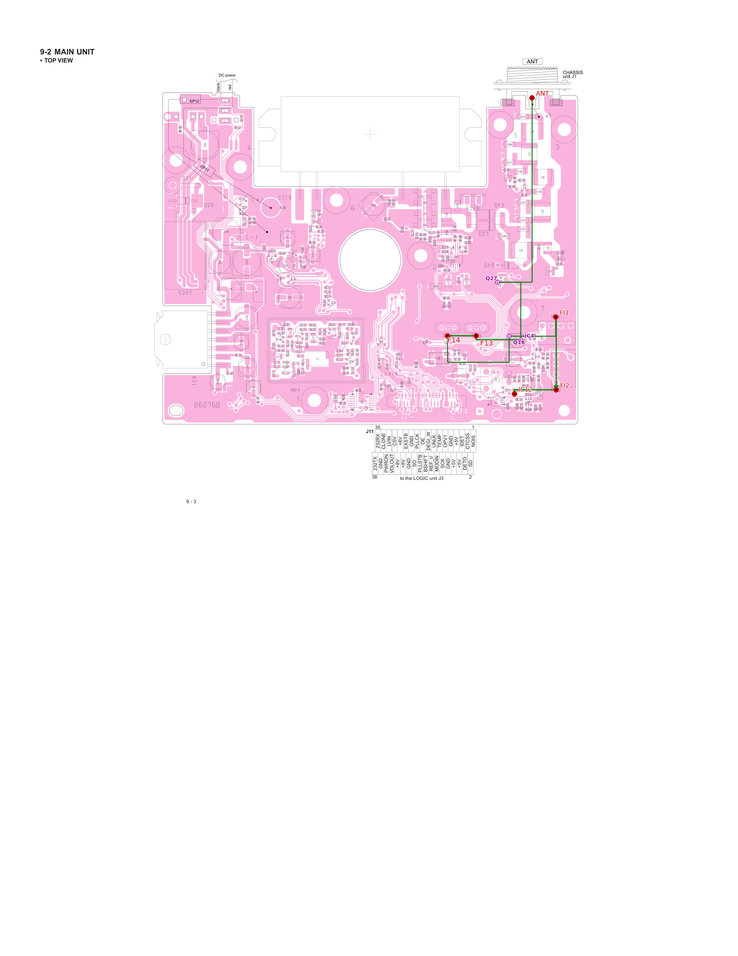
#> input picture projects/icom2200h/annot/rx_flow_top_v15.png, 738 x 956 px, shrunk from 5100 x 6600 before the run
$ python de_annotate_wirelum.py --img ../../projects/icom2200h/annot/rx_flow_top_v15.png --out out.png
#> lines starting #> are read from the running program, lines starting #| are printed output that depends on the picture; after the words box and inside, x2 and y2 are one past the last pixel; in counts of white or black regions, pixels touching at a corner belong together
#!/usr/bin/env python3
"""tools/sch-true-finding/de_annotate_wirelum.py — 信号流标注去除 (亮度保走线法)

purpose: 从原理图中去除信号流标注线, **按亮度保走线** (用户洞察: 绿标注与
        走线色调融合, 按亮度更暗判走线). 处理三色: 绿=RX / 青=common /
        土黄=TX. **方法简称 = wirelum (wire luminance)**.
format: Python 3 + OpenCV
version: 1.0 (2026-09-18)

算法:
  1. 每色掩膜: 色相带 + 通道关系 (实测校准, 见 COLOR_SPEC)
  2. 亮度保走线: 标注内 亮度<--wire-lum 的暗像素 = 走线 (保留, 染回走线色
     或 --keep-color 保留原色); 亮度>=阈值的亮像素 = 标注 (置白)
  3. 其余置白

实测 (IC-2200H rxtx 600dpi 色相带):
  green RX    h45-90  223k px  BGR(82,158,13)
  cyan common h90-120  8.8k px BGR(220,163,16)
  土黄 TX     h0-25   58.5k px BGR(34,135,232) (橙红/琥珀)
  品红 (可选) h150-180 164k px BGR(128,52,181)

用法:
  python3 de_annotate_wirelum.py --img sch.png --out deannot.png
    [--wire-lum 120] [--keep-color]

消费方: sch_wirenet (去标注后 net 网表), 原理图纯净底图.
"""

import argparse
import sys

import cv2
import numpy as np

# 三色标注 (色相带 + 通道关系, 2026-09-18 实测)
COLOR_SPEC = {
    "green": {"h": (45, 90), "ops": [("g", ">", 120), ("r", "<", 110), ("b", "<", 110)]},
    "cyan":  {"h": (90, 120), "ops": [("b", ">", 150), ("g", ">", 120), ("r", "<", 60)]},
    "tuHuang": {"h": (0, 25), "ops": [("r", ">", 180), ("g", ">", 40), ("b", "<", 80)]},
    "magenta": {"h": (150, 180), "ops": [("r", ">", 150), ("b", ">", 60), ("g", "<", 110)]},
}


def color_mask(img, spec):
    """色相带 + 通道关系掩膜."""
    hsv = cv2.cvtColor(img, cv2.COLOR_BGR2HSV)
    h = hsv[:, :, 0]
    b, g, r = cv2.split(img.astype(int))
    cond = (h >= spec["h"][0]) & (h <= spec["h"][1])
    for ch, op, thr in spec["ops"]:
        v = {"g": g, "r": r, "b": b}[ch]
        cond &= (v > thr) if op == ">" else (v < thr)
    return cond.astype(np.uint8)


def annotation_mask(img, colors=("green", "cyan", "tuHuang", "magenta")):
    total = None
    for c in colors:
        m = color_mask(img, COLOR_SPEC[c])
        total = m if total is None else (total | m)
    return total.astype(np.uint8)


def wire_fill_color(img, dark_th=150):
    """估计走线色 (非彩色暗像素中位)."""
    gray = cv2.cvtColor(img, cv2.COLOR_BGR2GRAY)
    b, g, r = cv2.split(img.astype(int))
    md = np.maximum.reduce([np.abs(g - r), np.abs(g - b), np.abs(r - b)])
    surv = (gray < dark_th) & (md <= 40)
    px = img[surv]
    if len(px):
        return np.median(px, axis=0).astype(np.uint8)
    return np.array([30, 30, 30], np.uint8)


def main():
    ap = argparse.ArgumentParser(description=__doc__.split("\n")[0])
    ap.add_argument("--img", required=True, help="原理图渲染图")
    ap.add_argument("--out", required=True, help="输出去标注底图")
    ap.add_argument("--wire-lum", type=int, default=120,
                    help="亮度阈值: 标注内 亮度<此值=走线(保留), >=此值=标注(置白); "
                         "==0 时每色自适应 (按该色亮度中位, 四色都显示)")
    ap.add_argument("--keep-color", action="store_true",
                    help="保留的暗芯用原彩色, 不染走线灰")
    ap.add_argument("--colors", default="green,cyan,tuHuang,magenta",
                    help="处理哪些色 (逗号分隔; 可选 green/cyan/tuHuang/magenta)")
    ap.add_argument("--fill", type=int, default=255, help="填充色 (255=白)")
    args = ap.parse_args()

    img = cv2.imread(args.img)
#> img is the input picture: shape (956, 738, 3); mean B, G, R 249.7, 245.2, 252.9
    if img is None:
        sys.exit(f"cannot read {args.img}")
    colors = tuple(c.strip() for c in args.colors.split(",") if c.strip())
    gray = cv2.cvtColor(img, cv2.COLOR_BGR2GRAY)

    annot = annotation_mask(img, colors)
#> the loop in annotation_mask, `for c in colors:` made 4 passes
#> pass 1, in color_mask, `b, g, r = cv2.split(img.astype(int))`:
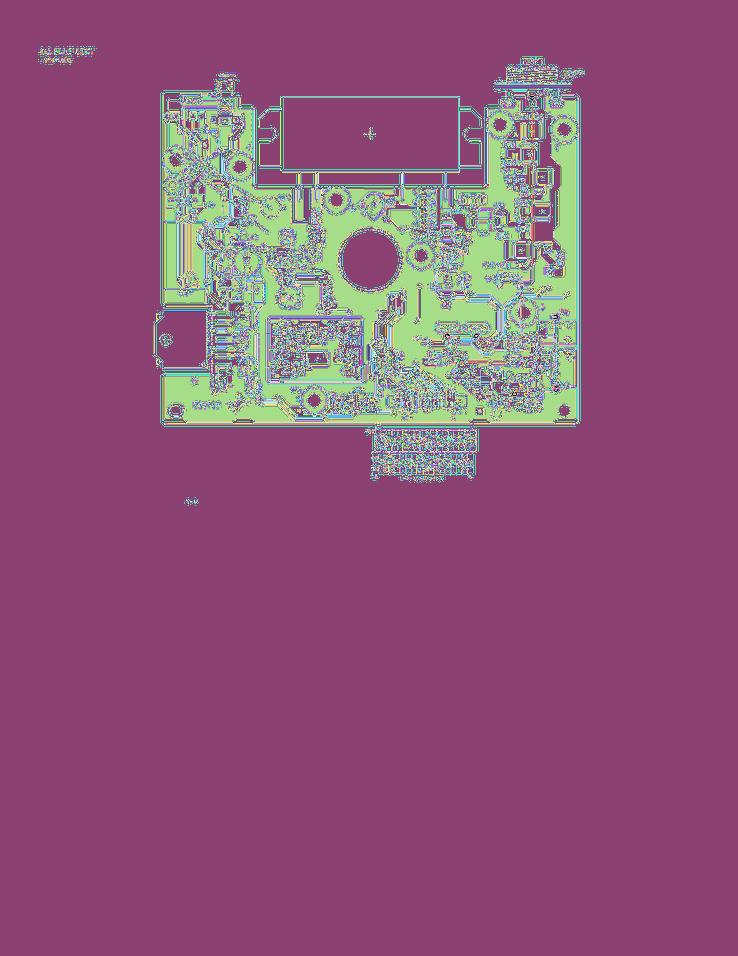
#> b: shape (956, 738) int32; 254 distinct labels, from 0 to 255; one colour per label, 0 black
#> pass 1, in color_mask, `b, g, r = cv2.split(img.astype(int))`:
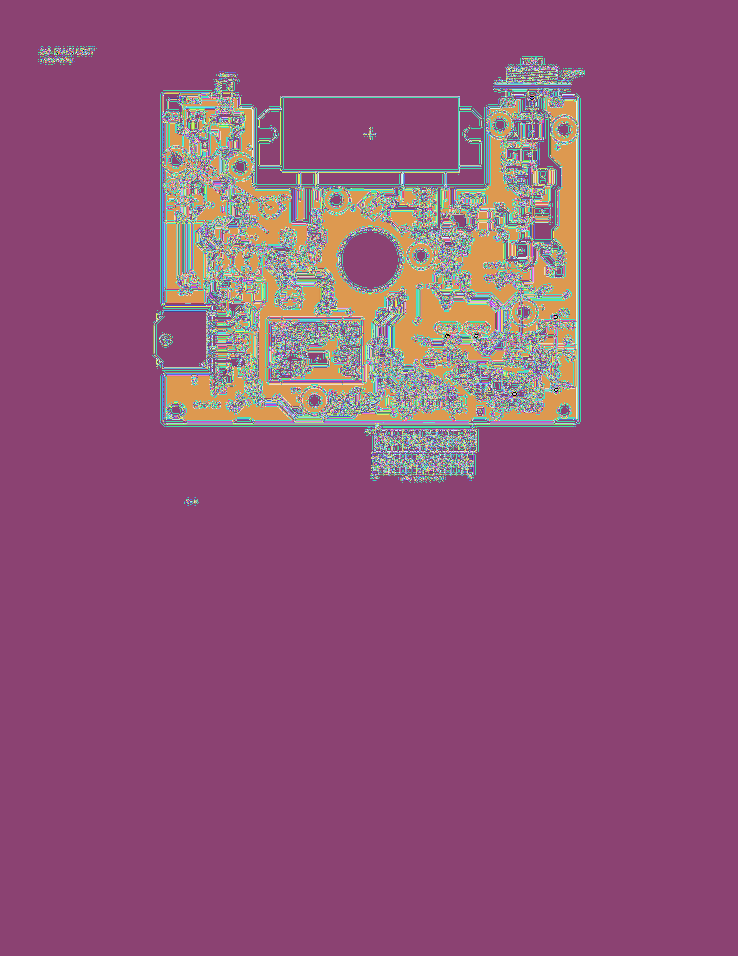
#> g: shape (956, 738) int32; 242 distinct labels, from 0 to 255; one colour per label, 0 black
#> after the loop in annotation_mask, `for c in colors:`:
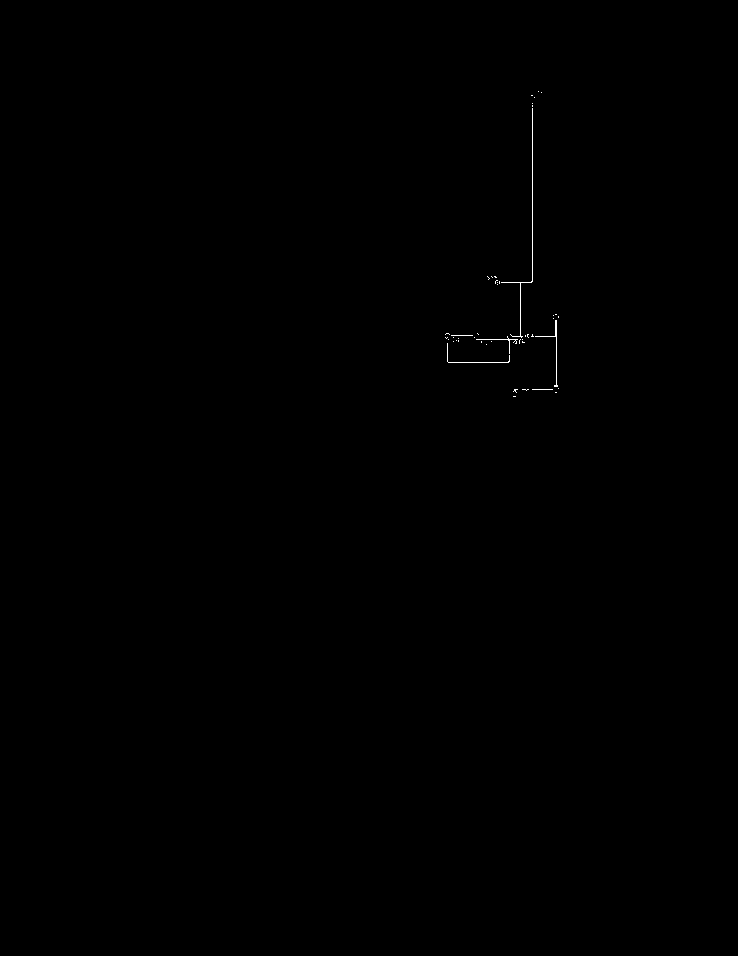
#> total: shape (956, 738); values 0 (black) and 1 (white), 0.1% white in thin lines or dots, all inside (x1, y1, x2, y2) = (445, 91, 559, 397)
    if args.wire_lum > 0:
        keep = (annot > 0) & (gray < args.wire_lum)
#> keep: shape (956, 738) bool; 0.06% white in thin lines or dots, all inside (x1, y1, x2, y2) = (445, 91, 558, 397)
    else:
        # 每色自适应: 按该色亮度中位 (保留暗芯), 四色都显示
        keep = np.zeros_like(annot, bool)
        for c in colors:
            m = color_mask(img, COLOR_SPEC[c]) > 0
            if m.sum() == 0:
                continue
            th = np.median(gray[m])
            keep |= m & (gray < th)
    remask = (annot > 0) & (~keep)
#> remask: shape (956, 738) bool; 0.04% white in thin lines or dots, all inside (x1, y1, x2, y2) = (445, 97, 559, 397)

    out = img.copy()
    out[remask > 0] = args.fill
#> out: shape (956, 738, 3); 0.04% of pixels changed, all inside (x1, y1, x2, y2) = (445, 97, 559, 397)
    if args.keep_color:
        out[keep] = img[keep]
    else:
        out[keep] = wire_fill_color(img)
#> in wire_fill_color, `b, g, r = cv2.split(img.astype(int))`:
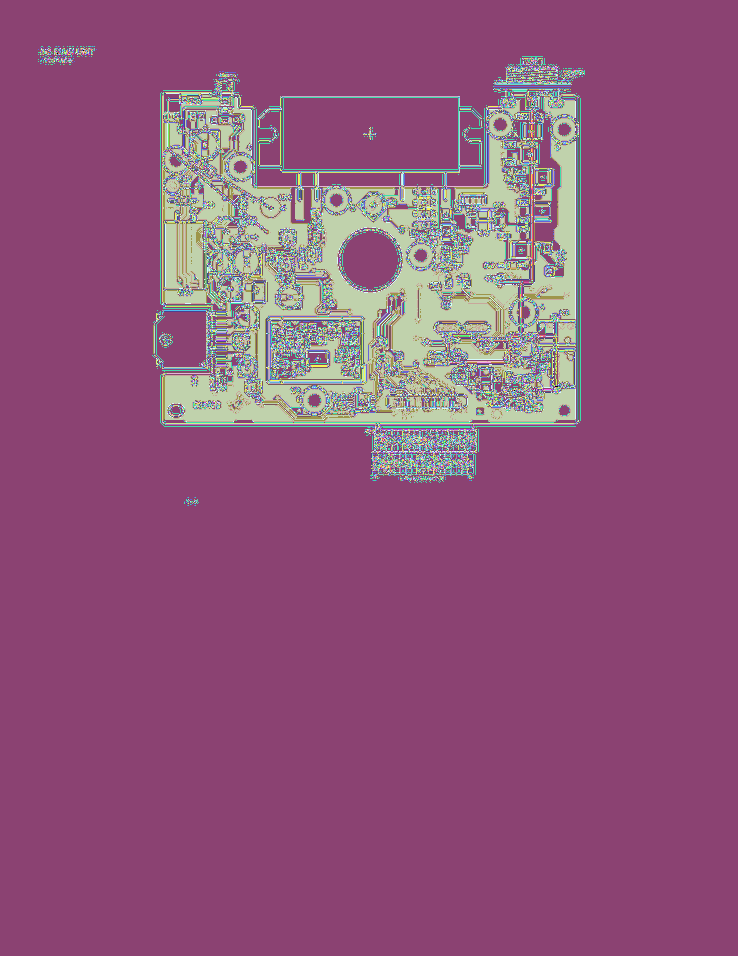
#> r: shape (956, 738) int32; 244 distinct labels, from 0 to 255; one colour per label, 0 black
#> in wire_fill_color, `md = np.maximum.reduce([np.abs(g - r), np.abs(g - b), np.abs(r - b)])`:
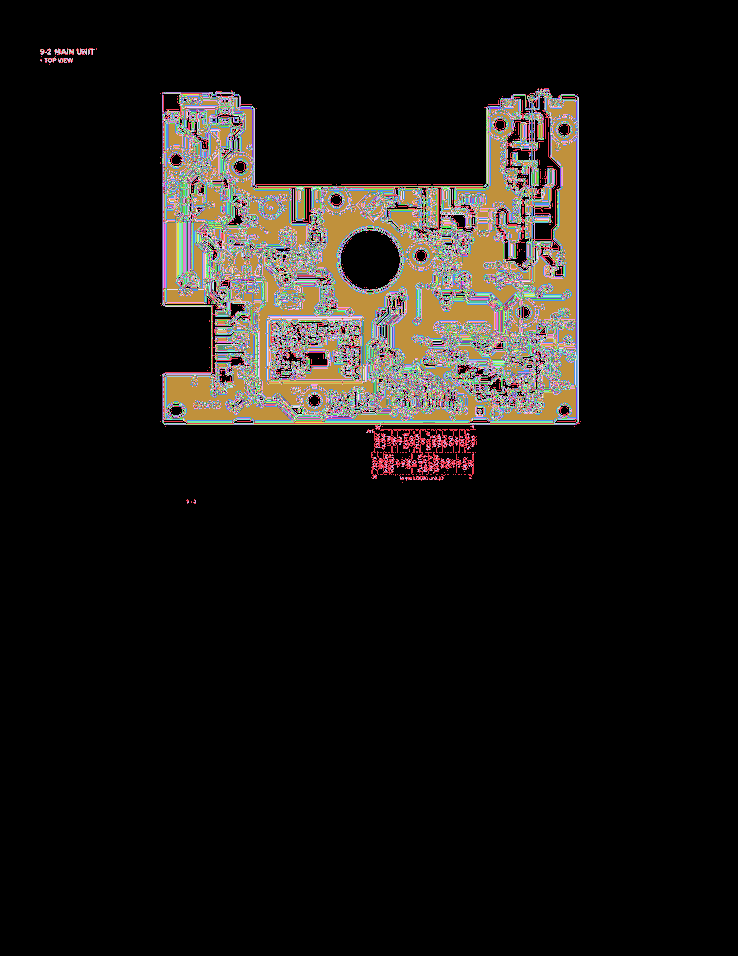
#> md: shape (956, 738) int32; 202 distinct labels, from 0 to 226; one colour per label, 0 black
#> in wire_fill_color, `surv = (gray < dark_th) & (md <= 40)`: surv: shape (956, 738) bool; 0.08% white in thin lines or dots, all inside (x1, y1, x2, y2) = (40, 49, 583, 502)
#> in wire_fill_color, `px = img[surv]`: px = 594 rows, first 8: [63, 62, 65], [55, 54, 57], [57, 56, 60], [60, 59, 62], [137, 136, 138], [27, 26, 30], [91, 90, 93], [137, 137, 139]
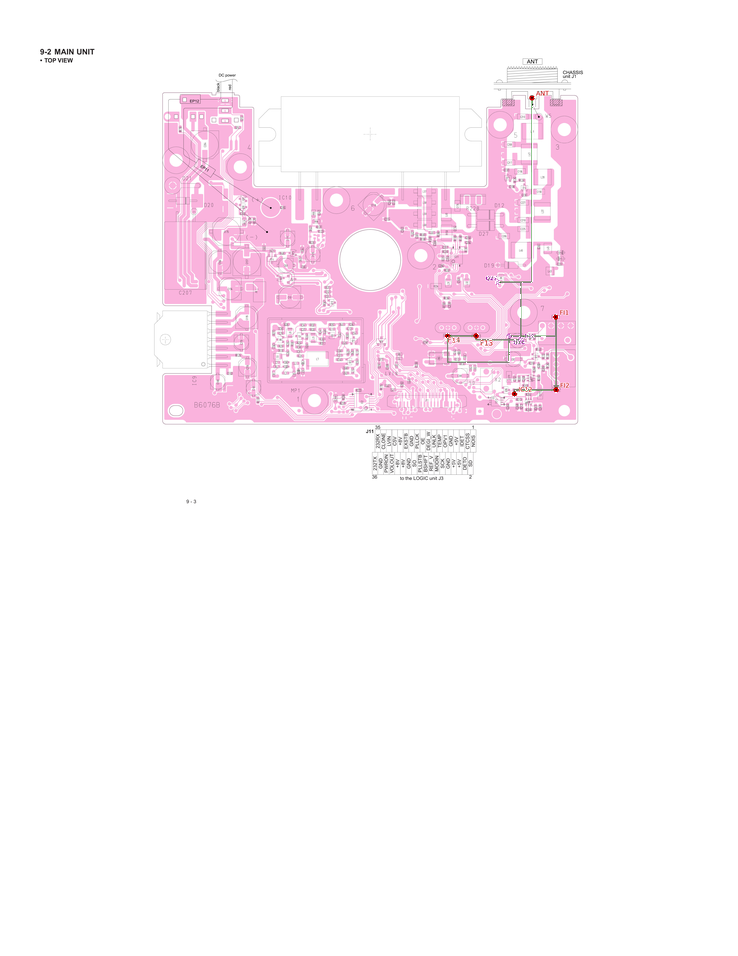
#> out: shape (956, 738, 3); mean B, G, R 249.8, 245.3, 253
    cv2.imwrite(args.out, out)

    b, g, r = cv2.split(out.astype(int))
#> b: shape (956, 738) int32; 238 distinct labels, from 0 to 255
#> g: shape (956, 738) int32; 237 distinct labels, from 0 to 255
#> r: shape (956, 738) int32; 226 distinct labels, from 0 to 255
    md = np.maximum.reduce([np.abs(g - r), np.abs(g - b), np.abs(r - b)])
#> md: shape (956, 738) int32; 183 distinct labels, from 0 to 226
    resid = int((md > 40).sum())
#> resid = 73826
    print(f"[de-annotate:wirelum] colors={args.colors} wire_lum={args.wire_lum} "
          f"keep={int(keep.sum())} px, colored_resid={resid}, saved {args.out}")
#| [de-annotate:wirelum] colors=green,cyan,tuHuang,magenta wire_lum=120 keep=391 px, colored_resid=73826, saved out.png


if __name__ == "__main__":
    main()
